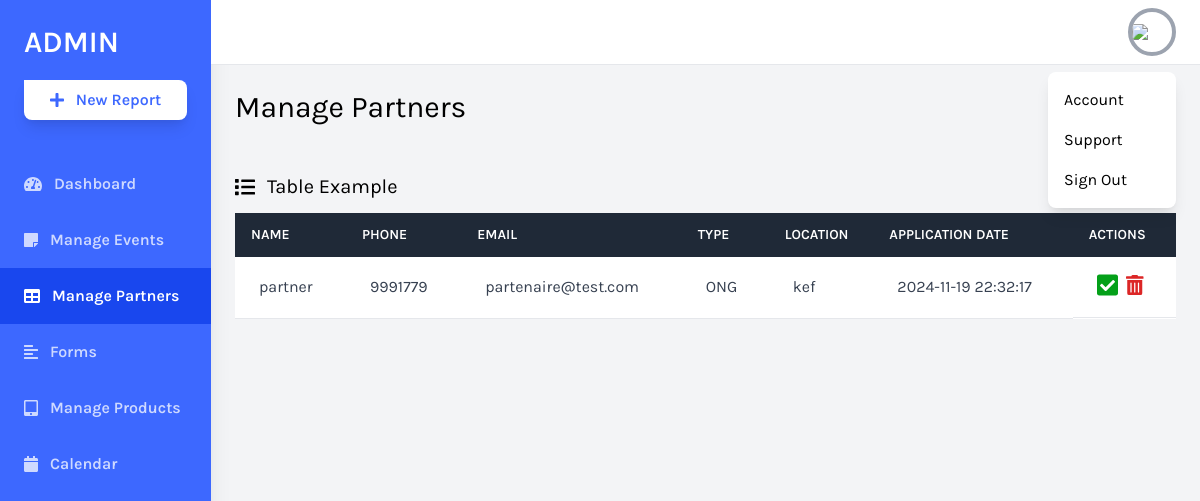
The page /daskboard/partners.php on the database as committed earlier.
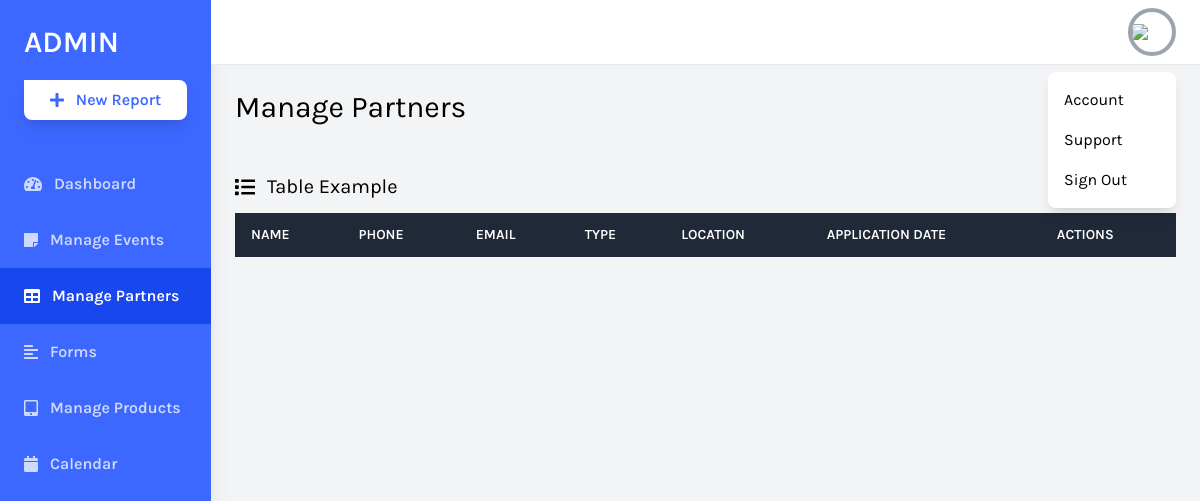
The same page on the database as committed later.
### tables this page shows
CREATE TABLE `partenaires` (
  `IDpartenaire` int(11) NOT NULL,
  `role` varchar(30) NOT NULL,
  `email` varchar(30) NOT NULL,
  `password` varchar(30) NOT NULL,
  `username` varchar(30) NOT NULL,
  `typepartenaire` varchar(30) NOT NULL,
  `location` varchar(30) NOT NULL,
  `tel` varchar(30) NOT NULL,
  `statue` tinyint(1) NOT NULL,
  `dateapplication` timestamp NOT NULL DEFAULT current_timestamp() ON UPDATE current_timestamp()
);

### daskboard/partners.php (the view, shortened to what the changed rows need)
<?php
include "conn.php";
$req = "select * from partenaires where statue = 0";
$res = mysqli_query($conn, $req);
?>
<!DOCTYPE html>
<html lang="en">
<head>
    <link href="https://cdnjs.cloudflare.com/ajax/libs/tailwindcss/2.2.19/tailwind.min.css" rel="stylesheet">
</head>
<body class="bg-gray-100 font-family-karla flex">
    <div class="relative w-full flex flex-col h-screen overflow-y-hidden">
        <div class="w-full h-screen overflow-x-hidden border-t flex flex-col">
            <main class="w-full flex-grow p-6">
                <h1 class="text-3xl text-black pb-6">Manage Partners</h1>
                <div class="w-full mt-6">
                    <div class="bg-white overflow-auto">
                        <table class="min-w-full bg-white">
                            <thead class="bg-gray-800 text-white">
                                <tr>
                                    <th class="text-left py-3 px-4 uppercase font-semibold text-sm">Name</th>
                                    <th class="text-left py-3 px-4 uppercase font-semibold text-sm">Phone</th>
                                    <th class="text-left py-3 px-4 uppercase font-semibold text-sm">Email</td>
                                    <th class="text-left py-3 px-4 uppercase font-semibold text-sm">Type</td>
                                    <th class="text-left py-3 px-4 uppercase font-semibold text-sm">Location</td>
                                    <th class="text-left py-3 px-4 uppercase font-semibold text-sm">Application date
                                    <th class="text-left py-3 px-4 uppercase font-semibold text-sm">Actions</td>
                                </tr>
                            </thead>
                            <tbody class="text-gray-700">
                            <tr>
                            <?php
                                    if(mysqli_num_rows($res)) {
                                        while($row = mysqli_fetch_assoc($res)) {
                                            echo "<td class='py-4 px-6 border-b border-grey-light'>" .$row['username'] ."</td>";
                                            echo "<td class='py-4 px-6 border-b border-grey-light'>" .$row['tel'] ."</td>";
                                            echo "<td class='py-4 px-6 border-b border-grey-light'>" .$row['email'] ."</td>";
                                            echo "<td class='py-4 px-6 border-b border-grey-light'>" .$row['typepartenaire'] ."</td>";
                                            echo "<td class='py-4 px-6 border-b border-grey-light'>" .$row['location'] ."</td>";
                                            echo "<td class='py-4 px-6 border-b border-grey-light'>" .$row['dateapplication'] ."</td>";
                                            echo "<td class='py-4 px-6 border-b border-grey-light flex items-center '>
                                      <a href='partnersAccept.php?IDpartenaire=".$row['IDpartenaire']."'>
                                            <i class='fas fa-check-square text-2xl'
                                                style='color: rgb(4, 160, 25);'></i></a>
                                        <a href='partnersReject.php?IDpartenaire=".$row['IDpartenaire']."'>
                                            <i class='fas fa-trash-alt text-xl text-red-600 ml-2'
                                                aria-hidden='true'></i></a>
                                    </td>
                                </tr>";
                                        }
                                    }
                                    ?>
                            </tbody>
                        </table>
                    </div>
                </div>
            </main>
        </div>
    </div>
</body>
</html>

Rows that differ between the two databases and show on the page:
no longer on this page (row edited): partenaires: username "partner", tel "9991779", email "partenaire@test.com", typepartenaire "ONG", location "kef", dateapplication "2024-11-19 22:32:17"
